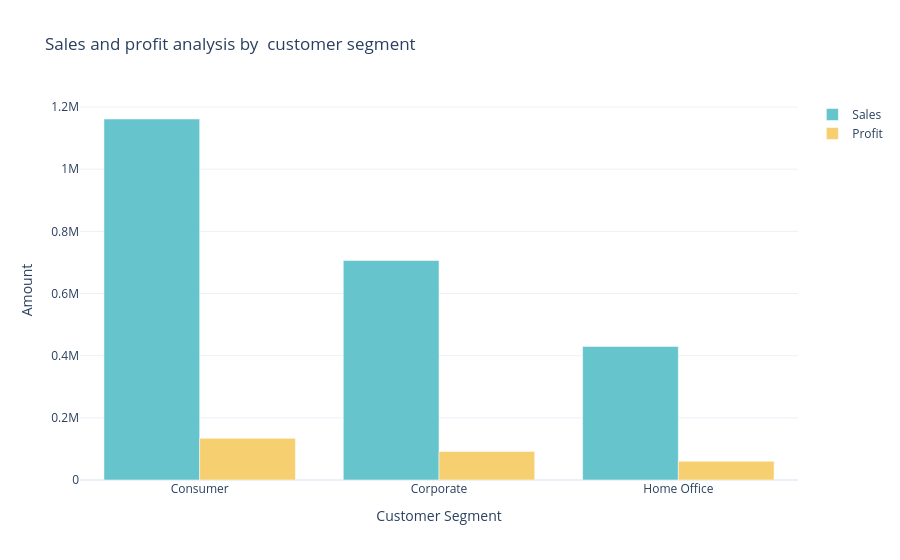

The notebook cell this image was saved under:
### Markdown cell above
sals and profit - customer segment

### Code cell
sales_profit_by_segment=data.groupby('Segment').agg({'Sales':'sum','Profit':'sum'}).reset_index()

color_palette=colors.qualitative.Pastel

fig=go.Figure()
fig.add_trace(go.Bar(x=sales_profit_by_segment['Segment'],
                     y=sales_profit_by_segment['Sales'],
                     name='Sales',
                     marker_color=color_palette[0]))

fig.add_trace(go.Bar(x=sales_profit_by_segment['Segment'],
                     y=sales_profit_by_segment['Profit'],
                     name='Profit',
                     marker_color=color_palette[1]))

fig.update_layout(title='Sales and profit analysis by  customer segment',
                  xaxis_title='Customer Segment',yaxis_title='Amount')

fig.show()

### Figure 1 — Plotly figure (JSON) as saved in the notebook; plotly's stock layout.template omitted (floating-point values rounded to 4 significant figures)
{"data": [{"marker": {"color": "rgb(102, 197, 204)"}, "name": "Sales", "type": "bar", "x": ["Consumer", "Corporate", "Home Office"], "y": [1161000.0, 706100.0, 429700.0]}, {"marker": {"color": "rgb(246, 207, 113)"}, "name": "Profit", "type": "bar", "x": ["Consumer", "Corporate", "Home Office"], "y": [134100.0, 91980.0, 60300.0]}], "layout": {"title": {"text": "Sales and profit analysis by  customer segment"}, "xaxis": {"title": {"text": "Customer Segment"}}, "yaxis": {"title": {"text": "Amount"}}}}
